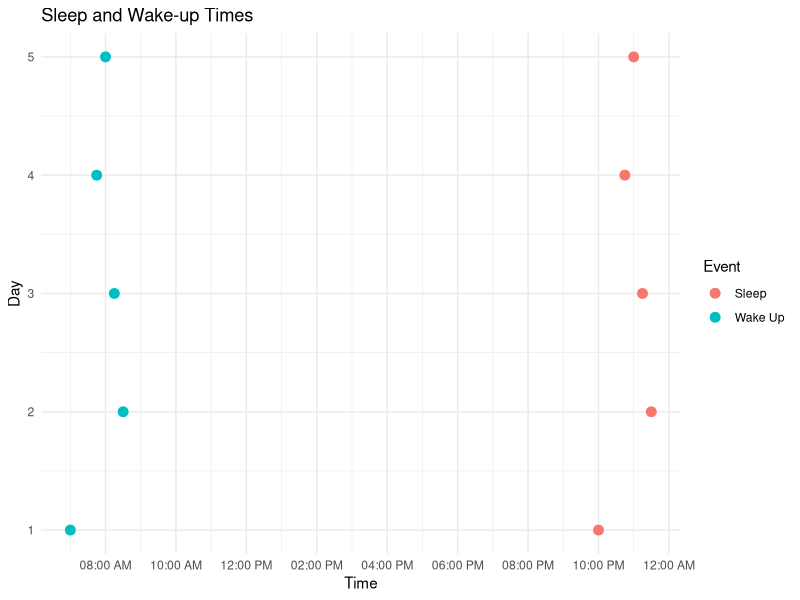

This figure's R source:
# Libraries required
if (!requireNamespace("ggplot2", quietly = TRUE)) {
  install.packages("ggplot2")
  library(ggplot2)
} else {
  library(ggplot2)
}

# Sample data: replace this with your actual sleep and wake-up times
sleep_data <- data.frame(
  day = c(1, 2, 3, 4, 5),  # Days
  sleep_time = c("22:00", "23:30", "23:15", "22:45", "23:00"),  # Sleep times
  wakeup_time = c("7:00", "8:30", "8:15", "7:45", "8:00")  # Wake-up times
)

# Convert sleep and wake-up times to POSIXct format
sleep_data$sleep_time <- as.POSIXct(sleep_data$sleep_time, format = "%H:%M")
sleep_data$wakeup_time <- as.POSIXct(sleep_data$wakeup_time, format = "%H:%M")

# Create a ggplot with sleep and wake-up times connected by an abline
ggplot(sleep_data, aes(x = sleep_time, y = day)) +
  geom_point(aes(color = "Sleep"), size = 3) +
  geom_point(aes(x = wakeup_time, color = "Wake Up"), size = 3) +
  geom_abline(intercept = 0, slope = 1, linetype = "dashed", color = "black") +
  scale_x_datetime(date_labels = "%I:%M %p", date_breaks = "2 hours") +
  labs(title = "Sleep and Wake-up Times",
       x = "Time",
       y = "Day",
       color = "Event") +
  theme_minimal()
